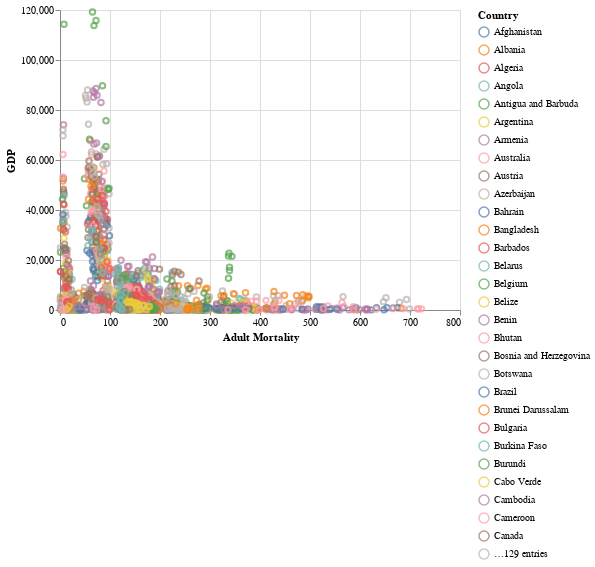

Notebook cell for this chart:
### Markdown cell above
colorful scatterplot gdp adult mortality

### Code cell
alt.Chart(RQ_df_nomiss_done).mark_point().encode(
    x='Adult Mortality',
    y='GDP',
    color='Country',
    tooltip=['Country', 'Year'])

### Figure 1 — Vega-Lite specification as saved in the notebook (floating-point values rounded to 4 significant figures; data arrays with more than 128 entries replaced by an {"elided": "..."} marker saying what was removed)
{"config": {"view": {"continuousWidth": 400, "continuousHeight": 300}}, "data": {"name": "data-c716cf0d8b5740c74988b275e7d83806"}, "mark": "point", "encoding": {"color": {"field": "Country", "type": "nominal"}, "tooltip": [{"field": "Country", "type": "nominal"}, {"field": "Year", "type": "quantitative"}], "x": {"field": "Adult Mortality", "type": "quantitative"}, "y": {"field": "GDP", "type": "quantitative"}}, "$schema": "https://vega.github.io/schema/vega-lite/v4.17.0.json", "datasets": {"data-c716cf0d8b5740c74988b275e7d83806": {"elided": "2485 records"}}}
